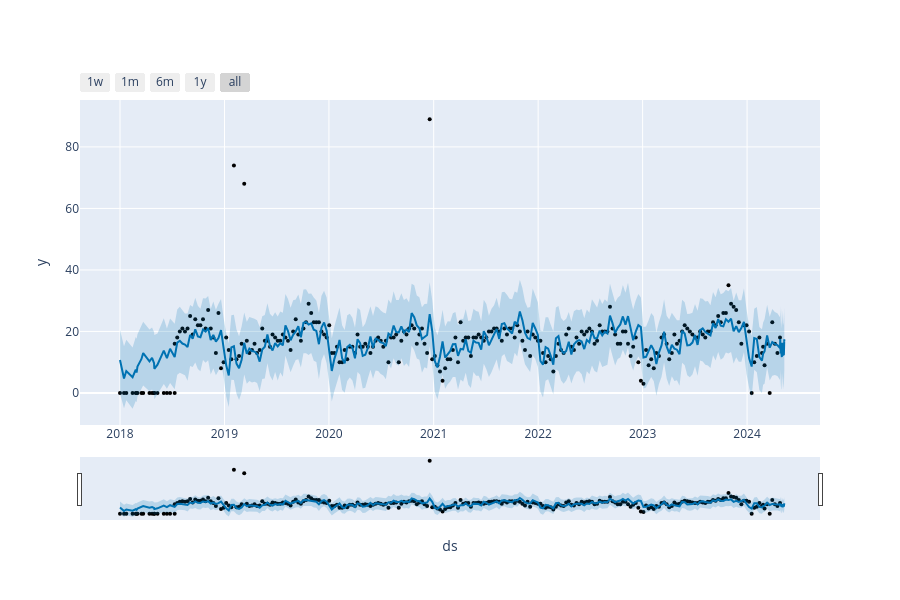

Source (notebook cell):
### Code cell
from prophet.plot import plot_plotly, plot_components_plotly

plot_plotly(model, forecast)

### Figure 1 — Plotly figure (JSON) as saved in the notebook; plotly's stock layout.template omitted (floating-point values rounded to 4 significant figures; data arrays with more than 128 entries replaced by an {"elided": "..."} marker saying what was removed)
{"data": [{"marker": {"color": "black", "size": 4}, "mode": "markers", "name": "Actual", "type": "scatter", "x": {"elided": "255 str values"}, "y": {"elided": "255 int values"}}, {"hoverinfo": "skip", "line": {"width": 0}, "mode": "lines", "type": "scatter", "x": {"elided": "619 str values"}, "y": {"elided": "619 float values"}}, {"fill": "tonexty", "fillcolor": "rgba(0, 114, 178, 0.2)", "line": {"color": "#0072B2", "width": 2}, "mode": "lines", "name": "Predicted", "type": "scatter", "x": {"elided": "619 str values"}, "y": {"elided": "619 float values"}}, {"fill": "tonexty", "fillcolor": "rgba(0, 114, 178, 0.2)", "hoverinfo": "skip", "line": {"width": 0}, "mode": "lines", "type": "scatter", "x": {"elided": "619 str values"}, "y": {"elided": "619 float values"}}], "layout": {"height": 600, "showlegend": false, "width": 900, "xaxis": {"rangeselector": {"buttons": [{"count": 7, "label": "1w", "step": "day", "stepmode": "backward"}, {"count": 1, "label": "1m", "step": "month", "stepmode": "backward"}, {"count": 6, "label": "6m", "step": "month", "stepmode": "backward"}, {"count": 1, "label": "1y", "step": "year", "stepmode": "backward"}, {"step": "all"}]}, "rangeslider": {"visible": true}, "title": {"text": "ds"}, "type": "date"}, "yaxis": {"title": {"text": "y"}}}}
